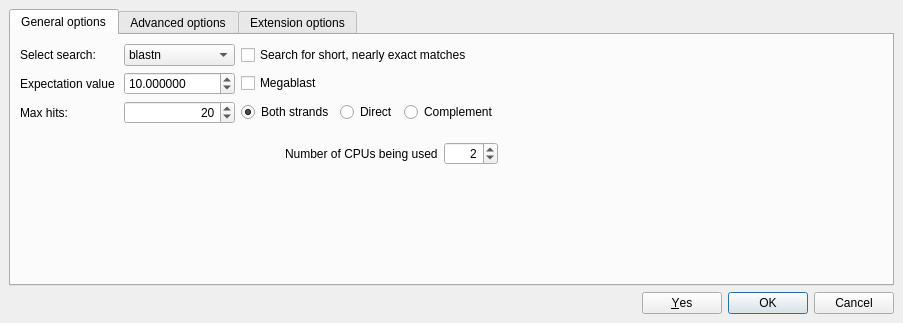
<?xml version="1.0" encoding="UTF-8"?>
<ui version="4.0">
 <class>BlastAllSupportDialog</class>
 <widget class="QDialog" name="BlastAllSupportDialog">
  <property name="geometry">
   <rect>
    <x>0</x>
    <y>0</y>
    <width>1169</width>
    <height>373</height>
   </rect>
  </property>
  <property name="sizePolicy">
   <sizepolicy hsizetype="Preferred" vsizetype="Fixed">
    <horstretch>0</horstretch>
    <verstretch>0</verstretch>
   </sizepolicy>
  </property>
  <property name="windowTitle">
   <string>Request to Local BLAST Database</string>
  </property>
  <property name="autoFillBackground">
   <bool>false</bool>
  </property>
  <property name="sizeGripEnabled">
   <bool>false</bool>
  </property>
  <property name="modal">
   <bool>false</bool>
  </property>
  <layout class="QVBoxLayout" name="verticalLayout_2">
   <property name="sizeConstraint">
    <enum>QLayout::SetFixedSize</enum>
   </property>
   <item>
    <widget class="QTabWidget" name="optionsTab">
     <property name="currentIndex">
      <number>0</number>
     </property>
     <widget class="QWidget" name="tab">
      <property name="sizePolicy">
       <sizepolicy hsizetype="Preferred" vsizetype="Fixed">
        <horstretch>0</horstretch>
        <verstretch>0</verstretch>
       </sizepolicy>
      </property>
      <attribute name="title">
       <string>General options</string>
      </attribute>
      <layout class="QVBoxLayout" name="verticalLayout_3">
       <property name="sizeConstraint">
        <enum>QLayout::SetFixedSize</enum>
       </property>
       <item>
        <layout class="QGridLayout" name="settingsGridLayout">
         <property name="sizeConstraint">
          <enum>QLayout::SetFixedSize</enum>
         </property>
         <item row="0" column="0">
          <widget class="QLabel" name="label_2">
           <property name="text">
            <string>Select search:</string>
           </property>
          </widget>
         </item>
         <item row="0" column="1">
          <widget class="QComboBox" name="programName">
           <item>
            <property name="text">
             <string notr="true">blastn</string>
            </property>
           </item>
           <item>
            <property name="text">
             <string notr="true">blastp</string>
            </property>
           </item>
           <item>
            <property name="text">
             <string notr="true">blastx</string>
            </property>
           </item>
           <item>
            <property name="text">
             <string notr="true">tblastn</string>
            </property>
           </item>
           <item>
            <property name="text">
             <string notr="true">tblastx</string>
            </property>
           </item>
          </widget>
         </item>
         <item row="0" column="2">
          <widget class="QCheckBox" name="shortSequenceCheckBox">
           <property name="text">
            <string>Search for short, nearly exact matches</string>
           </property>
          </widget>
         </item>
         <item row="1" column="0">
          <widget class="QLabel" name="label">
           <property name="text">
            <string>Expectation value </string>
           </property>
          </widget>
         </item>
         <item row="1" column="2">
          <widget class="QCheckBox" name="megablastCheckBox">
           <property name="text">
            <string>Megablast</string>
           </property>
          </widget>
         </item>
         <item row="2" column="0">
          <widget class="QLabel" name="hitsLabel">
           <property name="text">
            <string>Max hits:</string>
           </property>
          </widget>
         </item>
         <item row="2" column="1">
          <widget class="QSpinBox" name="numberOfHitsSpinBox">
           <property name="alignment">
            <set>Qt::AlignRight|Qt::AlignTrailing|Qt::AlignVCenter</set>
           </property>
           <property name="specialValueText">
            <string>Off</string>
           </property>
           <property name="maximum">
            <number>200</number>
           </property>
           <property name="singleStep">
            <number>10</number>
           </property>
           <property name="value">
            <number>20</number>
           </property>
          </widget>
         </item>
         <item row="1" column="1">
          <widget class="QDoubleSpinBox" name="evalueSpinBox">
           <property name="decimals">
            <number>6</number>
           </property>
           <property name="minimum">
            <double>0.000001000000000</double>
           </property>
           <property name="maximum">
            <double>100000.000000000000000</double>
           </property>
           <property name="value">
            <double>10.000000000000000</double>
           </property>
          </widget>
         </item>
         <item row="2" column="2">
          <layout class="QHBoxLayout" name="horizontalLayout_8">
           <property name="sizeConstraint">
            <enum>QLayout::SetMaximumSize</enum>
           </property>
           <item>
            <widget class="QRadioButton" name="bothStrandsButton">
             <property name="text">
              <string>Both strands</string>
             </property>
             <property name="checked">
              <bool>true</bool>
             </property>
            </widget>
           </item>
           <item>
            <widget class="QRadioButton" name="directStrandButton">
             <property name="text">
              <string>Direct</string>
             </property>
            </widget>
           </item>
           <item>
            <widget class="QRadioButton" name="complStrandButton">
             <property name="text">
              <string>Complement</string>
             </property>
            </widget>
           </item>
          </layout>
         </item>
        </layout>
       </item>
       <item>
        <widget class="QWidget" name="dbSelectorWidget" native="true">
         <property name="sizePolicy">
          <sizepolicy hsizetype="Preferred" vsizetype="Fixed">
           <horstretch>0</horstretch>
           <verstretch>0</verstretch>
          </sizepolicy>
         </property>
         <layout class="QVBoxLayout" name="verticalLayout_9">
          <property name="spacing">
           <number>0</number>
          </property>
          <property name="sizeConstraint">
           <enum>QLayout::SetMinAndMaxSize</enum>
          </property>
          <property name="leftMargin">
           <number>0</number>
          </property>
          <property name="topMargin">
           <number>0</number>
          </property>
          <property name="rightMargin">
           <number>0</number>
          </property>
          <property name="bottomMargin">
           <number>0</number>
          </property>
         </layout>
        </widget>
       </item>
       <item>
        <widget class="QWidget" name="annotationWidget" native="true">
         <property name="sizePolicy">
          <sizepolicy hsizetype="Preferred" vsizetype="Fixed">
           <horstretch>0</horstretch>
           <verstretch>0</verstretch>
          </sizepolicy>
         </property>
         <layout class="QVBoxLayout" name="annotationWidgetLayout">
          <property name="sizeConstraint">
           <enum>QLayout::SetMinAndMaxSize</enum>
          </property>
          <property name="leftMargin">
           <number>0</number>
          </property>
          <property name="topMargin">
           <number>0</number>
          </property>
          <property name="rightMargin">
           <number>0</number>
          </property>
          <property name="bottomMargin">
           <number>0</number>
          </property>
         </layout>
        </widget>
       </item>
       <item>
        <layout class="QHBoxLayout" name="horizontalLayout">
         <property name="sizeConstraint">
          <enum>QLayout::SetMinAndMaxSize</enum>
         </property>
         <item>
          <spacer name="horizontalSpacer_2">
           <property name="orientation">
            <enum>Qt::Horizontal</enum>
           </property>
           <property name="sizeHint" stdset="0">
            <size>
             <width>40</width>
             <height>20</height>
            </size>
           </property>
          </spacer>
         </item>
         <item>
          <widget class="QLabel" name="label_15">
           <property name="text">
            <string>Number of CPUs being used</string>
           </property>
          </widget>
         </item>
         <item>
          <widget class="QSpinBox" name="numberOfCPUSpinBox">
           <property name="sizePolicy">
            <sizepolicy hsizetype="Preferred" vsizetype="Fixed">
             <horstretch>0</horstretch>
             <verstretch>0</verstretch>
            </sizepolicy>
           </property>
           <property name="alignment">
            <set>Qt::AlignRight|Qt::AlignTrailing|Qt::AlignVCenter</set>
           </property>
           <property name="suffix">
            <string/>
           </property>
           <property name="minimum">
            <number>1</number>
           </property>
           <property name="maximum">
            <number>6000</number>
           </property>
           <property name="singleStep">
            <number>1</number>
           </property>
           <property name="value">
            <number>2</number>
           </property>
          </widget>
         </item>
        </layout>
       </item>
      </layout>
     </widget>
     <widget class="QWidget" name="tab_2">
      <property name="sizePolicy">
       <sizepolicy hsizetype="Preferred" vsizetype="Fixed">
        <horstretch>0</horstretch>
        <verstretch>0</verstretch>
       </sizepolicy>
      </property>
      <attribute name="title">
       <string>Advanced options</string>
      </attribute>
      <layout class="QVBoxLayout" name="verticalLayout_8" stretch="0,0,1">
       <property name="sizeConstraint">
        <enum>QLayout::SetMinAndMaxSize</enum>
       </property>
       <item>
        <layout class="QGridLayout" name="gridLayout">
         <property name="sizeConstraint">
          <enum>QLayout::SetMinAndMaxSize</enum>
         </property>
         <item row="4" column="1" colspan="4">
          <widget class="QComboBox" name="compStatsComboBox">
           <item>
            <property name="text">
             <string>D or d: default (equivalent to 2 )</string>
            </property>
           </item>
           <item>
            <property name="text">
             <string>0 or F or f: No composition-based statistics</string>
            </property>
           </item>
           <item>
            <property name="text">
             <string>1: Composition-based statistics as in NAR 29:2994-3005, 2001</string>
            </property>
           </item>
           <item>
            <property name="text">
             <string>2 or T or t : Composition-based score adjustment as in Bioinformatics 21:902-911, 2005, conditioned on sequence properties</string>
            </property>
           </item>
           <item>
            <property name="text">
             <string>3: Composition-based score adjustment as in Bioinformatics 21:902-911, 2005, unconditionally</string>
            </property>
           </item>
          </widget>
         </item>
         <item row="2" column="4">
          <widget class="QComboBox" name="serviceComboBox">
           <property name="sizePolicy">
            <sizepolicy hsizetype="Preferred" vsizetype="Fixed">
             <horstretch>2</horstretch>
             <verstretch>0</verstretch>
            </sizepolicy>
           </property>
           <item>
            <property name="text">
             <string>plain</string>
            </property>
           </item>
           <item>
            <property name="text">
             <string>psi</string>
            </property>
           </item>
           <item>
            <property name="text">
             <string>phi</string>
            </property>
           </item>
          </widget>
         </item>
         <item row="0" column="2">
          <spacer name="horizontalSpacer_3">
           <property name="orientation">
            <enum>Qt::Horizontal</enum>
           </property>
           <property name="sizeHint" stdset="0">
            <size>
             <width>40</width>
             <height>20</height>
            </size>
           </property>
          </spacer>
         </item>
         <item row="2" column="3">
          <widget class="QLabel" name="serviceLabel">
           <property name="sizePolicy">
            <sizepolicy hsizetype="Minimum" vsizetype="Preferred">
             <horstretch>0</horstretch>
             <verstretch>0</verstretch>
            </sizepolicy>
           </property>
           <property name="text">
            <string>Service</string>
           </property>
          </widget>
         </item>
         <item row="1" column="3">
          <widget class="QLabel" name="matchScoreLabel">
           <property name="sizePolicy">
            <sizepolicy hsizetype="Minimum" vsizetype="Preferred">
             <horstretch>0</horstretch>
             <verstretch>0</verstretch>
            </sizepolicy>
           </property>
           <property name="text">
            <string>Match scores</string>
           </property>
          </widget>
         </item>
         <item row="2" column="1">
          <widget class="QComboBox" name="matrixComboBox">
           <item>
            <property name="text">
             <string>BLOSUM62</string>
            </property>
           </item>
           <item>
            <property name="text">
             <string>BLOSUM45</string>
            </property>
           </item>
           <item>
            <property name="text">
             <string>BLOSUM80</string>
            </property>
           </item>
           <item>
            <property name="text">
             <string>PAM30</string>
            </property>
           </item>
           <item>
            <property name="text">
             <string>PAM70</string>
            </property>
           </item>
          </widget>
         </item>
         <item row="2" column="0">
          <widget class="QLabel" name="matrixLabel">
           <property name="sizePolicy">
            <sizepolicy hsizetype="Minimum" vsizetype="Preferred">
             <horstretch>0</horstretch>
             <verstretch>0</verstretch>
            </sizepolicy>
           </property>
           <property name="text">
            <string>Matrix</string>
           </property>
          </widget>
         </item>
         <item row="1" column="4">
          <widget class="QComboBox" name="scoresComboBox">
           <property name="sizePolicy">
            <sizepolicy hsizetype="Preferred" vsizetype="Fixed">
             <horstretch>2</horstretch>
             <verstretch>0</verstretch>
            </sizepolicy>
           </property>
           <property name="currentIndex">
            <number>0</number>
           </property>
           <item>
            <property name="text">
             <string>1 -3</string>
            </property>
           </item>
           <item>
            <property name="text">
             <string>1 -4</string>
            </property>
           </item>
           <item>
            <property name="text">
             <string>1 -2</string>
            </property>
           </item>
           <item>
            <property name="text">
             <string>1 -1</string>
            </property>
           </item>
           <item>
            <property name="text">
             <string>2 -7</string>
            </property>
           </item>
           <item>
            <property name="text">
             <string>2 -5</string>
            </property>
           </item>
           <item>
            <property name="text">
             <string>2 -3</string>
            </property>
           </item>
           <item>
            <property name="text">
             <string>4 -5</string>
            </property>
           </item>
           <item>
            <property name="text">
             <string>5 -4</string>
            </property>
           </item>
          </widget>
         </item>
         <item row="3" column="1" colspan="4">
          <widget class="QLineEdit" name="phiPatternEdit"/>
         </item>
         <item row="3" column="0">
          <widget class="QLabel" name="phiPatternLabel">
           <property name="text">
            <string>PHI pattern</string>
           </property>
          </widget>
         </item>
         <item row="0" column="0">
          <widget class="QLabel" name="label_4">
           <property name="sizePolicy">
            <sizepolicy hsizetype="Minimum" vsizetype="Preferred">
             <horstretch>0</horstretch>
             <verstretch>0</verstretch>
            </sizepolicy>
           </property>
           <property name="text">
            <string>Word size</string>
           </property>
          </widget>
         </item>
         <item row="1" column="2">
          <spacer name="horizontalSpacer_5">
           <property name="orientation">
            <enum>Qt::Horizontal</enum>
           </property>
           <property name="sizeHint" stdset="0">
            <size>
             <width>40</width>
             <height>20</height>
            </size>
           </property>
          </spacer>
         </item>
         <item row="1" column="1">
          <widget class="QDoubleSpinBox" name="thresholdSpinBox"/>
         </item>
         <item row="0" column="1">
          <widget class="QSpinBox" name="wordSizeSpinBox">
           <property name="value">
            <number>3</number>
           </property>
          </widget>
         </item>
         <item row="2" column="2">
          <spacer name="horizontalSpacer_4">
           <property name="orientation">
            <enum>Qt::Horizontal</enum>
           </property>
           <property name="sizeHint" stdset="0">
            <size>
             <width>40</width>
             <height>20</height>
            </size>
           </property>
          </spacer>
         </item>
         <item row="0" column="4">
          <widget class="QComboBox" name="costsComboBox">
           <property name="sizePolicy">
            <sizepolicy hsizetype="Preferred" vsizetype="Fixed">
             <horstretch>2</horstretch>
             <verstretch>0</verstretch>
            </sizepolicy>
           </property>
           <property name="currentIndex">
            <number>-1</number>
           </property>
          </widget>
         </item>
         <item row="1" column="0">
          <widget class="QLabel" name="thresholdLabel">
           <property name="toolTip">
            <string>Threshold for extending hits</string>
           </property>
           <property name="text">
            <string>Threshold</string>
           </property>
          </widget>
         </item>
         <item row="0" column="3">
          <widget class="QLabel" name="costsLabel">
           <property name="sizePolicy">
            <sizepolicy hsizetype="Minimum" vsizetype="Preferred">
             <horstretch>0</horstretch>
             <verstretch>0</verstretch>
            </sizepolicy>
           </property>
           <property name="text">
            <string>Gap costs</string>
           </property>
          </widget>
         </item>
         <item row="4" column="0">
          <widget class="QLabel" name="compStatsLabel">
           <property name="text">
            <string>Composition-based statistics</string>
           </property>
          </widget>
         </item>
        </layout>
       </item>
       <item>
        <layout class="QHBoxLayout" name="horizontalLayout_4">
         <property name="sizeConstraint">
          <enum>QLayout::SetMinAndMaxSize</enum>
         </property>
         <item>
          <widget class="QGroupBox" name="groupBox">
           <property name="title">
            <string>Filters</string>
           </property>
           <layout class="QVBoxLayout" name="verticalLayout_7">
            <property name="sizeConstraint">
             <enum>QLayout::SetMinAndMaxSize</enum>
            </property>
            <item>
             <widget class="QCheckBox" name="lowComplexityFilterCheckBox">
              <property name="text">
               <string>Low complexity filter</string>
              </property>
             </widget>
            </item>
            <item>
             <widget class="QCheckBox" name="repeatsCheckBox">
              <property name="text">
               <string>Human repeats filter</string>
              </property>
             </widget>
            </item>
           </layout>
          </widget>
         </item>
         <item>
          <widget class="QGroupBox" name="groupBox_2">
           <property name="title">
            <string>Masks</string>
           </property>
           <layout class="QVBoxLayout" name="verticalLayout">
            <property name="sizeConstraint">
             <enum>QLayout::SetMinAndMaxSize</enum>
            </property>
            <item>
             <widget class="QCheckBox" name="lookupMaskCheckBox">
              <property name="text">
               <string>Mask for lookup table only</string>
              </property>
             </widget>
            </item>
            <item>
             <widget class="QCheckBox" name="lowerCaseCheckBox">
              <property name="enabled">
               <bool>false</bool>
              </property>
              <property name="text">
               <string>Mask lower case letters</string>
              </property>
             </widget>
            </item>
           </layout>
          </widget>
         </item>
        </layout>
       </item>
       <item>
        <spacer name="verticalSpacer">
         <property name="orientation">
          <enum>Qt::Vertical</enum>
         </property>
         <property name="sizeType">
          <enum>QSizePolicy::Minimum</enum>
         </property>
         <property name="sizeHint" stdset="0">
          <size>
           <width>20</width>
           <height>0</height>
          </size>
         </property>
        </spacer>
       </item>
      </layout>
     </widget>
     <widget class="QWidget" name="extOptionsTab">
      <property name="sizePolicy">
       <sizepolicy hsizetype="Preferred" vsizetype="Fixed">
        <horstretch>0</horstretch>
        <verstretch>0</verstretch>
       </sizepolicy>
      </property>
      <attribute name="title">
       <string>Extension options</string>
      </attribute>
      <layout class="QVBoxLayout" name="verticalLayout_5" stretch="0,0,0">
       <property name="sizeConstraint">
        <enum>QLayout::SetMinAndMaxSize</enum>
       </property>
       <item>
        <layout class="QHBoxLayout" name="horizontalLayout_7">
         <property name="sizeConstraint">
          <enum>QLayout::SetMinAndMaxSize</enum>
         </property>
         <item>
          <widget class="QGroupBox" name="xDropoffGroupBox">
           <property name="title">
            <string>X dropoff value (in bits)</string>
           </property>
           <layout class="QGridLayout" name="gridLayout_4">
            <property name="sizeConstraint">
             <enum>QLayout::SetMinAndMaxSize</enum>
            </property>
            <item row="0" column="0">
             <widget class="QLabel" name="label_11">
              <property name="text">
               <string>For gapped alignment</string>
              </property>
             </widget>
            </item>
            <item row="0" column="1">
             <widget class="QSpinBox" name="xDropoffGASpinBox">
              <property name="maximum">
               <number>999</number>
              </property>
             </widget>
            </item>
            <item row="1" column="0">
             <widget class="QLabel" name="label_12">
              <property name="text">
               <string>For ungapped extensions</string>
              </property>
             </widget>
            </item>
            <item row="2" column="0">
             <widget class="QLabel" name="label_13">
              <property name="text">
               <string>For final gapped alignment</string>
              </property>
             </widget>
            </item>
            <item row="2" column="1">
             <widget class="QSpinBox" name="xDropoffFGASpinBox">
              <property name="maximum">
               <number>999</number>
              </property>
             </widget>
            </item>
            <item row="1" column="1">
             <widget class="QDoubleSpinBox" name="xDropoffUnGASpinBox"/>
            </item>
           </layout>
          </widget>
         </item>
        </layout>
       </item>
       <item>
        <layout class="QHBoxLayout" name="horizontalLayout_6">
         <property name="sizeConstraint">
          <enum>QLayout::SetMinAndMaxSize</enum>
         </property>
         <item>
          <widget class="QLabel" name="label_7">
           <property name="text">
            <string>Multiple Hits window size</string>
           </property>
          </widget>
         </item>
         <item>
          <widget class="QSpinBox" name="windowSizeSpinBox"/>
         </item>
        </layout>
       </item>
       <item>
        <widget class="QCheckBox" name="gappedAlignmentCheckBox">
         <property name="text">
          <string>Perform gapped alignment</string>
         </property>
         <property name="checked">
          <bool>true</bool>
         </property>
        </widget>
       </item>
      </layout>
     </widget>
    </widget>
   </item>
   <item>
    <widget class="QDialogButtonBox" name="buttonBox">
     <property name="standardButtons">
      <set>QDialogButtonBox::Cancel|QDialogButtonBox::Ok|QDialogButtonBox::Yes</set>
     </property>
    </widget>
   </item>
  </layout>
 </widget>
 <layoutdefault spacing="6" margin="9"/>
 <resources/>
 <connections/>
</ui>
